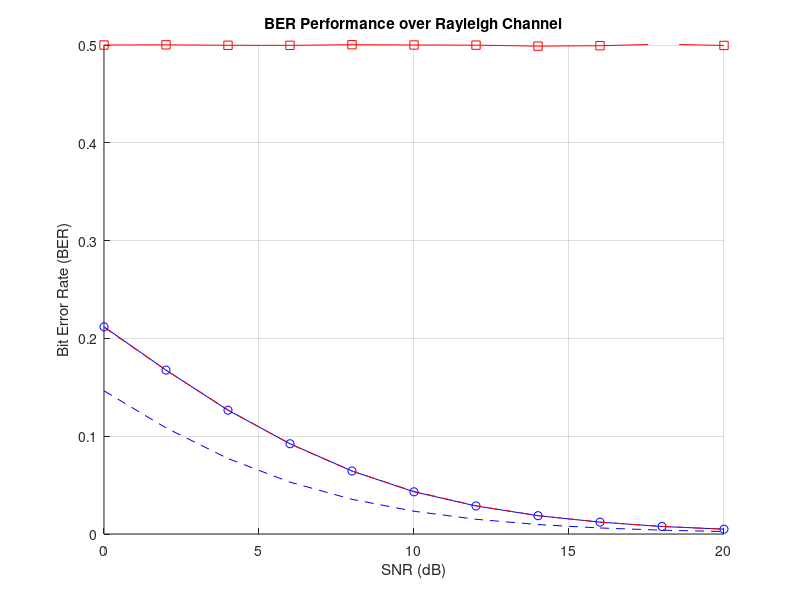

Source code (MATLAB): (Note: this script raises an error after producing the figure.)
 clc;

% Parameters
SNR_dB = 0:2:20;
numBits = 1e6;
modulations = {'BPSK', 'QPSK', '16QAM', '64QAM'};
M_vals = [2, 4, 16, 64];
colors = {'b', 'r', 'g', 'm'};
line_styles = {'-o', '-s', '-d', '-^'};

figure; hold on; grid on;
title('BER Performance over Rayleigh Channel');
xlabel('SNR (dB)');
ylabel('Bit Error Rate (BER)');
ylim([0 0.5]);

for mod = 1:length(modulations)
    M = M_vals(mod);
    k = log2(M);
    ber_sim = zeros(size(SNR_dB));
    ber_theory = zeros(size(SNR_dB));

    for idx = 1:length(SNR_dB)
        snr_dB = SNR_dB(idx);
        snr_linear = 10^(snr_dB/10);

        % Transmit Bits
        tx_bits = randi([0 1], numBits, 1);

        % Modulation
        switch modulations{mod}
            case 'BPSK'
                tx_symbols = 2*tx_bits - 1;
            case 'QPSK'
                bits_reshaped = reshape(tx_bits(1:floor(numBits/2)*2), [], 2);
                I = 2*bits_reshaped(:,1) - 1;
                Q = 2*bits_reshaped(:,2) - 1;
                tx_symbols = I + 1i*Q;
            case '16QAM'
                bits_reshaped = reshape(tx_bits(1:floor(numBits/4)*4), [], 4);
                symbols = bi2de(bits_reshaped);
                tx_symbols = qammod(symbols, 16, 'UnitAveragePower', true);
            case '64QAM'
                bits_reshaped = reshape(tx_bits(1:floor(numBits/6)*6), [], 6);
                symbols = bi2de(bits_reshaped);
                tx_symbols = qammod(symbols, 64, 'UnitAveragePower', true);
        end

        if strcmp(modulations{mod}, 'BPSK') || strcmp(modulations{mod}, 'QPSK')
            tx_symbols = tx_symbols / sqrt(mean(abs(tx_symbols).^2));
        end

        % Rayleigh Channel + Noise
        h = (randn(size(tx_symbols)) + 1i*randn(size(tx_symbols))) / sqrt(2);
        noise = sqrt(1/(snr_linear*k))*(randn(size(tx_symbols)) + 1i*randn(size(tx_symbols)));
        rx_symbols = h .* tx_symbols + noise;
        rx_symbols = rx_symbols ./ h;

        % Demodulation
        switch modulations{mod}
            case 'BPSK'
                rx_bits = real(rx_symbols) > 0;
            case 'QPSK'
                rx_bits_i = real(rx_symbols) > 0;
                rx_bits_q = imag(rx_symbols) > 0;
                rx_bits = reshape([rx_bits_i, rx_bits_q].', [], 1);
            case '16QAM'
                rx_symbols_demod = qamdemod(rx_symbols, 16, 'UnitAveragePower', true);
                rx_bits = reshape(de2bi(rx_symbols_demod, 4).', [], 1);
            case '64QAM'
                rx_symbols_demod = qamdemod(rx_symbols, 64, 'UnitAveragePower', true);
                rx_bits = reshape(de2bi(rx_symbols_demod, 6).', [], 1);
        end

        % BER
        N = min(length(tx_bits), length(rx_bits));
        ber_sim(idx) = sum(tx_bits(1:N) ~= rx_bits(1:N)) / N;

        % Theoretical BER (Rayleigh)
        switch M
            case 2
                ber_theory(idx) = 0.5 * (1 - sqrt(snr_linear / (1 + snr_linear)));
            case 4
                ber_theory(idx) = 0.5 * (1 - sqrt(snr_linear / (2 + snr_linear)));
            case 16
                ber_theory(idx) = 3/8 * (1 - sqrt(snr_linear / (10 + snr_linear)));
            case 64
                ber_theory(idx) = 7/24 * (1 - sqrt(snr_linear / (42 + snr_linear)));
        end
    end

    % Plot
    plot(SNR_dB, ber_sim, line_styles{mod}, 'Color', colors{mod}, ...
         'DisplayName', ['Sim ' modulations{mod}]);
    plot(SNR_dB, ber_theory, '--', 'Color', colors{mod}, ...
         'DisplayName', ['Theory ' modulations{mod}]);
end

legend('Location', 'northeast');
set(gcf, 'Color', 'w');
